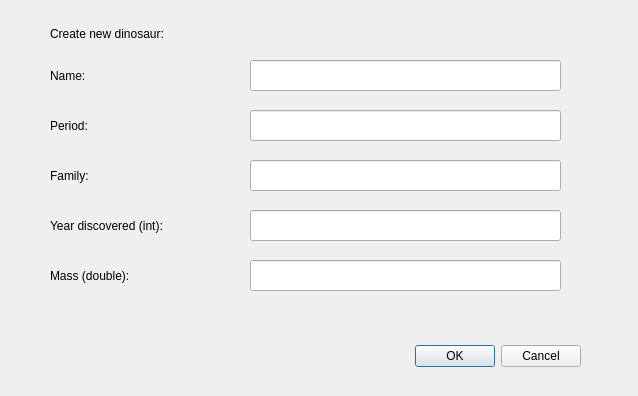
<?xml version="1.0" encoding="UTF-8"?>
<ui version="4.0">
 <class>add_d</class>
 <widget class="QDialog" name="add_d">
  <property name="geometry">
   <rect>
    <x>0</x>
    <y>0</y>
    <width>638</width>
    <height>396</height>
   </rect>
  </property>
  <property name="windowTitle">
   <string>Create new dinosaur</string>
  </property>
  <widget class="QDialogButtonBox" name="buttonBox">
   <property name="geometry">
    <rect>
     <x>240</x>
     <y>340</y>
     <width>341</width>
     <height>32</height>
    </rect>
   </property>
   <property name="orientation">
    <enum>Qt::Horizontal</enum>
   </property>
   <property name="standardButtons">
    <set>QDialogButtonBox::Cancel|QDialogButtonBox::Ok</set>
   </property>
  </widget>
  <widget class="QLabel" name="label">
   <property name="geometry">
    <rect>
     <x>50</x>
     <y>20</y>
     <width>231</width>
     <height>27</height>
    </rect>
   </property>
   <property name="text">
    <string>Create new dinosaur:</string>
   </property>
  </widget>
  <widget class="QLabel" name="label_3">
   <property name="geometry">
    <rect>
     <x>50</x>
     <y>110</y>
     <width>181</width>
     <height>31</height>
    </rect>
   </property>
   <property name="text">
    <string>Period:</string>
   </property>
  </widget>
  <widget class="QLabel" name="label_4">
   <property name="geometry">
    <rect>
     <x>50</x>
     <y>160</y>
     <width>181</width>
     <height>31</height>
    </rect>
   </property>
   <property name="text">
    <string>Family:</string>
   </property>
  </widget>
  <widget class="QLabel" name="label_5">
   <property name="geometry">
    <rect>
     <x>50</x>
     <y>210</y>
     <width>181</width>
     <height>31</height>
    </rect>
   </property>
   <property name="text">
    <string>Year discovered (int):</string>
   </property>
  </widget>
  <widget class="QLabel" name="label_6">
   <property name="geometry">
    <rect>
     <x>50</x>
     <y>260</y>
     <width>181</width>
     <height>31</height>
    </rect>
   </property>
   <property name="text">
    <string>Mass (double):</string>
   </property>
  </widget>
  <widget class="QLineEdit" name="name">
   <property name="geometry">
    <rect>
     <x>250</x>
     <y>60</y>
     <width>311</width>
     <height>31</height>
    </rect>
   </property>
  </widget>
  <widget class="QLineEdit" name="per">
   <property name="geometry">
    <rect>
     <x>250</x>
     <y>110</y>
     <width>311</width>
     <height>31</height>
    </rect>
   </property>
  </widget>
  <widget class="QLineEdit" name="fam">
   <property name="geometry">
    <rect>
     <x>250</x>
     <y>160</y>
     <width>311</width>
     <height>31</height>
    </rect>
   </property>
  </widget>
  <widget class="QLineEdit" name="disc">
   <property name="geometry">
    <rect>
     <x>250</x>
     <y>210</y>
     <width>311</width>
     <height>31</height>
    </rect>
   </property>
  </widget>
  <widget class="QLineEdit" name="mass">
   <property name="geometry">
    <rect>
     <x>250</x>
     <y>260</y>
     <width>311</width>
     <height>31</height>
    </rect>
   </property>
  </widget>
  <widget class="QLabel" name="label_2">
   <property name="geometry">
    <rect>
     <x>50</x>
     <y>60</y>
     <width>181</width>
     <height>31</height>
    </rect>
   </property>
   <property name="text">
    <string>Name:</string>
   </property>
  </widget>
 </widget>
 <resources/>
 <connections>
  <connection>
   <sender>buttonBox</sender>
   <signal>accepted()</signal>
   <receiver>add_d</receiver>
   <slot>accept()</slot>
   <hints>
    <hint type="sourcelabel">
     <x>248</x>
     <y>254</y>
    </hint>
    <hint type="destinationlabel">
     <x>157</x>
     <y>274</y>
    </hint>
   </hints>
  </connection>
  <connection>
   <sender>buttonBox</sender>
   <signal>rejected()</signal>
   <receiver>add_d</receiver>
   <slot>reject()</slot>
   <hints>
    <hint type="sourcelabel">
     <x>316</x>
     <y>260</y>
    </hint>
    <hint type="destinationlabel">
     <x>286</x>
     <y>274</y>
    </hint>
   </hints>
  </connection>
 </connections>
</ui>
